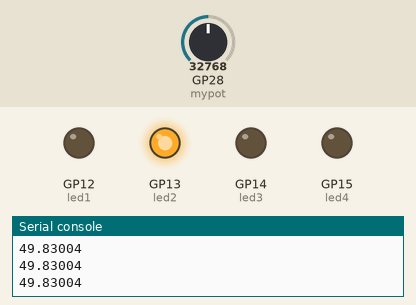
Simulated run of this program. Board: Raspberry Pi Pico running MicroPython. Shown: output pins drawn as LEDs (lit = HIGH), the last lines printed to the serial console. The inputs (shaded band) are chosen by the test bench; at power-on: GP28 (mypot) = 32768 (analog values on the 0–65535 scale).

Above: at 1.2 s.
1.3 s: GP28 (mypot) set to 20976
2.8 s: GP28 (mypot) set to 18720
At 4.1 s:
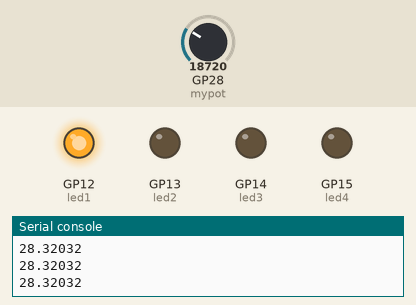
4.4 s: GP28 (mypot) set to 32767
At 5.6 s:
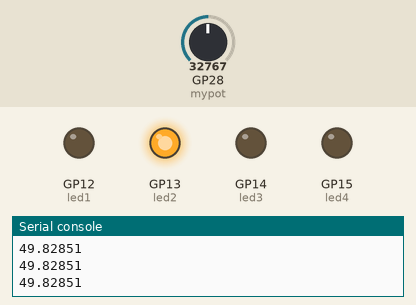
6.0 s: GP28 (mypot) set to 19660
At 6.9 s:
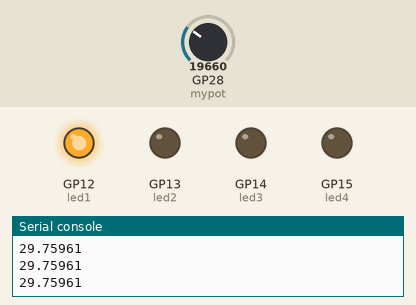
Timing chart, 0 to 8.6 s (numbered marks = the images above; inputs shaded):
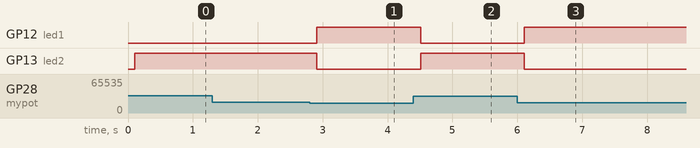

The program:

led_cont.py
```python
from machine import Pin,ADC
from time import sleep

potpin=28
mypot=ADC(potpin)

led1=Pin(12,Pin.OUT)
led2=Pin(13,Pin.OUT)
led3=Pin(14,Pin.OUT)
led4=Pin(15,Pin.OUT)

while True:
    potval=mypot.read_u16()
    val=(100/65310)*potval-(224*100/65310)
    print(val)
    sleep(.1)

    if val<=30:
        led1.value(1)
        led2.value(0)
        led3.value(0)
        led4.value(0)
        sleep(.1)

    if val>32:
        led1.value(0)
        led2.value(1)
        led3.value(0)
        led4.value(0)
        sleep(.1)
        
```

Measured:
- the behaviour switches between 19824 and 19808 on GP28 (mypot) (found by bisection; images 0 and 1)
- after the input at 2.8 s, GP12 (led1): LOW → HIGH after 0.11 s; GP13 (led2): HIGH → LOW after 0.11 s
- after the input at 4.4 s, GP12 (led1): HIGH → LOW after 0.11 s; GP13 (led2): LOW → HIGH after 0.11 s
- after the input at 6.0 s, GP12 (led1): LOW → HIGH after 0.11 s; GP13 (led2): HIGH → LOW after 0.11 s
